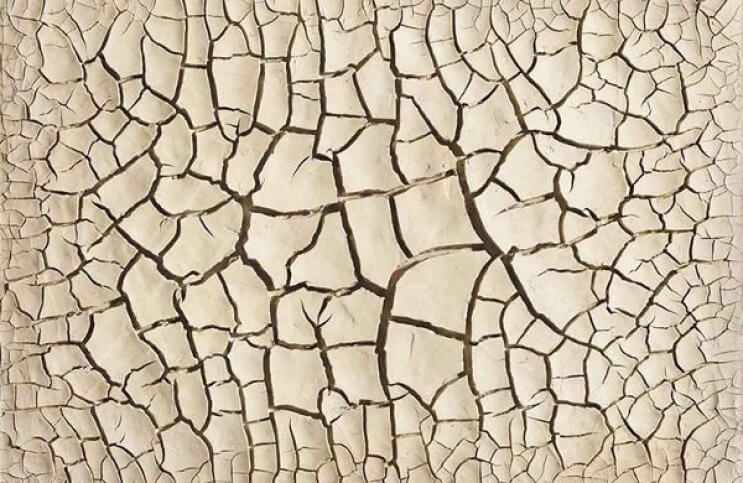
#> input picture texture.jpeg, 743 x 483 px
$ jupyter execute --allow-errors image_pyramids.ipynb   (shell and % lines are left out)   (older library calls are emulated)
#> lines starting #> are read from the running program, lines starting #| are printed output that depends on the picture
### nonmax.py
import numpy as np

def non_max_suppression(img, D):
    M, N = img.shape
    Z = np.zeros((M,N), dtype=np.int32)
    angle = D * 180. / np.pi
    angle[angle < 0] += 180
    for i in range(1,M-1):
        for j in range(1,N-1):
            try:
                q = 255
                r = 255
               # angle 0
                if (0 <= angle[i,j] < 22.5) or (157.5 <= angle[i,j] <= 180):
                    q = img[i, j+1]
                    r = img[i, j-1]
                # angle 45
                elif (22.5 <= angle[i,j] < 67.5):
                    q = img[i+1, j-1]
                    r = img[i-1, j+1]
                # angle 90
                elif (67.5 <= angle[i,j] < 112.5):
                    q = img[i+1, j]
                    r = img[i-1, j]
                # angle 135
                elif (112.5 <= angle[i,j] < 157.5):
                    q = img[i-1, j-1]
                    r = img[i+1, j+1]
                if (img[i,j] >= q) and (img[i,j] >= r):
                    Z[i,j] = img[i,j]
                else:
                    Z[i,j] = 0
            except IndexError as e:
                pass
    return Z

### image_pyramids.ipynb
[cell 1]
####################################
from PIL import Image, ImageFilter
import numpy as np
import cv2
import matplotlib.pyplot as plt
from matplotlib.pyplot import imshow
from tight_subplot import tight_subplot_2x5
from nonmax import non_max_suppression

## 1. Image Pyramids

[cell 2]
img = Image.open("texture.jpeg")
#> img is the input picture: PIL image 743x483 RGB; mean R, G, B 198.8, 185.5, 163.3
imshow(img)

[cell 3]
img_gray = img.convert("L")
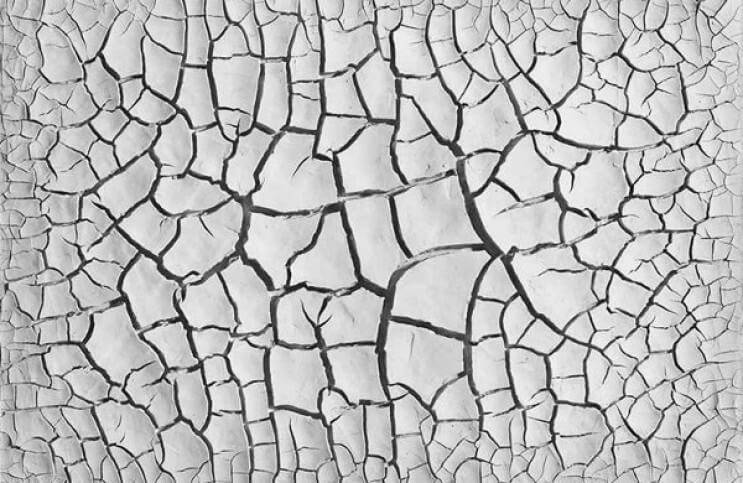
#> img_gray: PIL image 743x483 L; min 2, max 253, mean 187
img_gray.save("texture_gray.jpeg")
imshow(img_gray, cmap="gray")

[cell 4]
def gaussian_pyramid(img_path, levels):
#> called with img_path = './texture_gray.jpeg', levels = 5
    pyramid = []
    img = cv2.imread(img_path, cv2.IMREAD_GRAYSCALE)
    gaussian_kernel = cv2.getGaussianKernel(5, 1)
    gaussian_kernel_2d = np.outer(gaussian_kernel, gaussian_kernel.transpose())
    pyramid.append(img)
    for i in range(levels - 1):
        blurred = cv2.filter2D(img, -1, gaussian_kernel_2d)
        img = cv2.pyrDown(blurred)
        pyramid.append(img)
#> after the loop, pyramid = 1 item
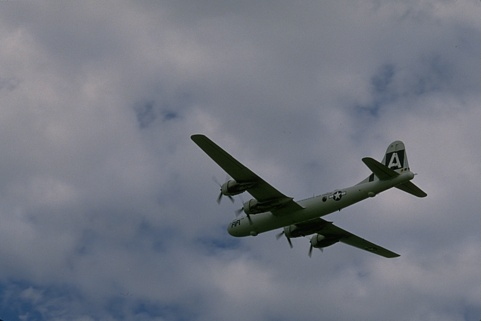
#> input picture plane.jpg, 481 x 321 px
#> further down, img_plane is the input picture: shape (321, 481, 3); mean B, G, R 129.2, 118.4, 113.8

    return pyramid

[cell 5]
def laplacian_pyramid(gaussian_pyramid):
    pyramid = []
    for i in range(len(gaussian_pyramid) - 1):
        gaussian_current = gaussian_pyramid[i]
        gaussian_next = cv2.pyrUp(gaussian_pyramid[i+1], dstsize=gaussian_current.shape[:2][::-1])
        pyramid.append(gaussian_current - gaussian_next)
    return pyramid

#> (a cell that did not finish here is left out)

[cell 7]
def plot_fft_amplitudes(pyramid):
    plt.figure(figsize=(20, 10))
    for i in range(len(pyramid)):
        plt.subplot(2, 5, i+1)
        f = np.fft.fft2(pyramid[i].astype(np.float32))
        fshift = np.fft.fftshift(f)
        magnitude_spectrum = 20*np.log(np.abs(fshift) + 1)
        magnitude_spectrum = cv2.normalize(magnitude_spectrum, None, 0, 255, cv2.NORM_MINMAX, dtype=cv2.CV_8U)
        plt.imshow(magnitude_spectrum, vmin=0, vmax=255, cmap="gray")
    plt.show()

#> (a cell that did not finish here is left out)

## 2. Edge Detection

### 2.1 Gradient-Based Edge Detector

[cell 9]
def gradientMagnitude(img_mat: np.ndarray, gaussian_kernel_2d: np.ndarray, angle_degrees):
#> called with gaussian_kernel_2d = array of shape (1, 1), angle_degrees = 0
    img_mat = img_mat.astype(np.float32)
    angle_radians = np.deg2rad(angle_degrees)

    sobel_filter_x = np.array([[-1, 0, 1], [-2, 0, 2], [-1, 0, 1]])
    sobel_filter_y = -sobel_filter_x.T

    sobel_filter_x = sobel_filter_x * np.cos(angle_radians) - sobel_filter_y * np.sin(angle_radians)
    sobel_filter_y = sobel_filter_x * np.sin(angle_radians) + sobel_filter_y * np.cos(angle_radians)


    gradient_x = np.zeros_like(img_mat)
    gradient_y = np.zeros_like(img_mat)

    for channel in range(3):
        blurred = cv2.filter2D(img_mat[:,:,channel], -1, gaussian_kernel_2d)
        # blurred = np.uint8((blurred / np.max(blurred)) * 255)

        # channel_gradient_x, channel_gradient_y = cv2.spatialGradient(blurred, 3)
        gradient_x[:,:,channel] = cv2.filter2D(blurred, -1, sobel_filter_x)
        gradient_y[:,:,channel] = cv2.filter2D(blurred, -1, sobel_filter_y)
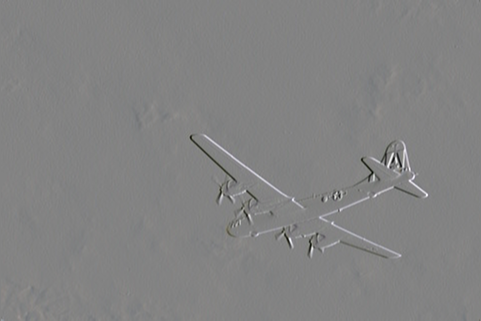
#> gradient_x: shape (321, 481, 3) float32; mean B, G, R 0.1, 0.1, 0.1; drawn with min black and max white
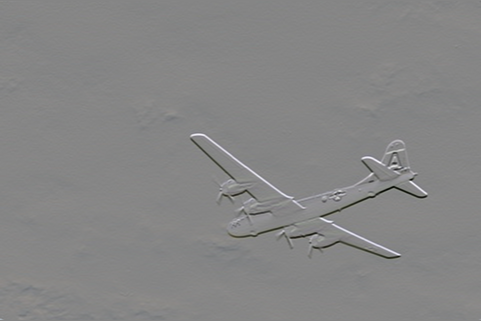
#> gradient_y: shape (321, 481, 3) float32; mean B, G, R 0.4, 0.7, 1; drawn with min black and max white


    largest_gradient_channel = np.argmax(np.sqrt(gradient_x**2 + gradient_y**2), axis=2)
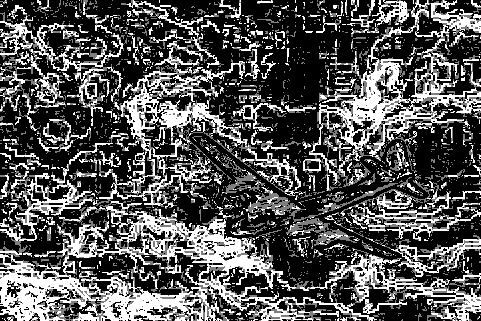
#> largest_gradient_channel: shape (321, 481) int64; min 0, max 2, mean 0.667; drawn with min black and max white
    gradient_theta = np.arctan2(np.take_along_axis(gradient_y, np.expand_dims(largest_gradient_channel, axis=2), axis=2).squeeze(), np.take_along_axis(gradient_x, np.expand_dims(largest_gradient_channel, axis=2), axis=2).squeeze())
    gradient_magnitude = np.sqrt(np.sum(gradient_x**2 + gradient_y**2, axis=2))

    return gradient_magnitude, gradient_theta

[cell 10]
img_plane = cv2.imread("plane.jpg")
# gradientMagnitude(img_plane, 1)

[cell 11]
def edgeGradient(img_mat):
    sigma = 1
    gaussian_kernel = cv2.getGaussianKernel(6*sigma+1, sigma)
    gaussian_kernel_2d = np.outer(gaussian_kernel, gaussian_kernel.transpose())
    grad_mag, grad_theta = gradientMagnitude(img_mat, gaussian_kernel_2d, 0)
#> call 2 of gradientMagnitude, with gaussian_kernel_2d = array of shape (7, 7), angle_degrees = 0
#> in gradientMagnitude (call 2), `largest_gradient_channel = np.argmax(np.sqrt(gradient_x**2 + gradient_..`:
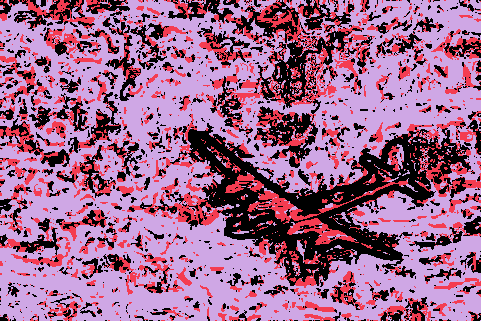
#> largest_gradient_channel: shape (321, 481) int64; 3 distinct labels, from 0 to 2; one colour per label, 0 black
#> in gradientMagnitude (call 2), `gradient_theta = np.arctan2(np.take_along_axis(gradient_y, np.expand_d..`:
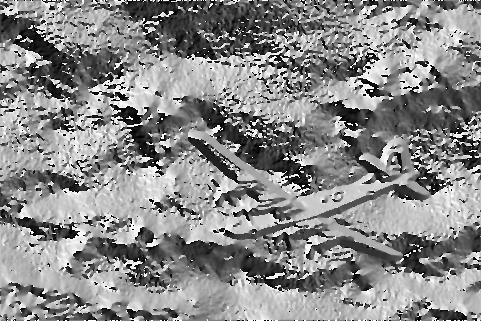
#> gradient_theta: shape (321, 481) float32; min -3.14, max 3.14, mean 0.241; drawn with min black and max white

    return non_max_suppression(grad_mag, grad_theta)
#> after the loop in non_max_suppression, `for i in range(1,M-1):`:
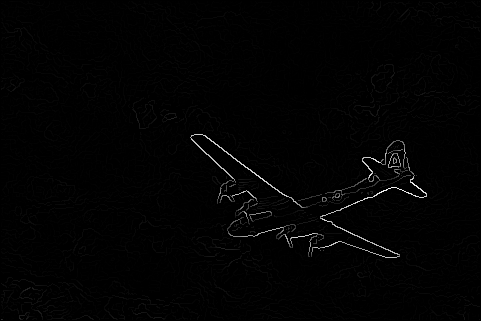
#> Z: shape (321, 481) int32; min 0, max 652, mean 6.9; drawn with min black and max white

[cell 12]
sigma = 0
gaussian_kernel = cv2.getGaussianKernel(6*sigma+1, sigma)
gaussian_kernel_2d = np.outer(gaussian_kernel, gaussian_kernel.transpose())
grad_mag, grad_theta = gradientMagnitude(img_plane, gaussian_kernel_2d, 0)
edges = edgeGradient(img_plane)

plt.figure(figsize=(20, 10))

plt.subplot(1, 3, 1)
plt.imshow(grad_mag, cmap="gray")
plt.title("Gradient Magnitude")

plt.subplot(1, 3, 2)
plt.imshow(edges, cmap="gray")
plt.title("Edges")

plt.subplot(1, 3, 3)
plt.imshow(grad_theta, cmap="gray")
plt.title("Theta")

### 2.2 Oriented Filters

[cell 13]
def orientedFilterMagnitude(img_mat):
    img_mat = img_mat.astype(np.float32)
    orientations = np.linspace(0, 360, 12, endpoint=False)
    sigma_x, sigma_y = 1, 1

    max_filter_response = np.zeros_like(img_mat[:,:,0])
    max_filter_orientation = np.zeros_like(img_mat[:,:,0])

    angle_imgs = []

    for angle in orientations:
        angle_oriented_gaussian_kernel = oriented_gaussian_kernel(6*max(sigma_x, sigma_y)+1, sigma_x, sigma_y, angle)

        oriented_grad_mag, oriented_grad_angle = gradientMagnitude(img_mat, angle_oriented_gaussian_kernel, angle)

        angle_imgs.append(oriented_grad_mag)

        max_filter_response = np.maximum(max_filter_response, oriented_grad_mag)
        max_filter_orientation = np.where(oriented_grad_mag == max_filter_response, oriented_grad_angle, max_filter_orientation)
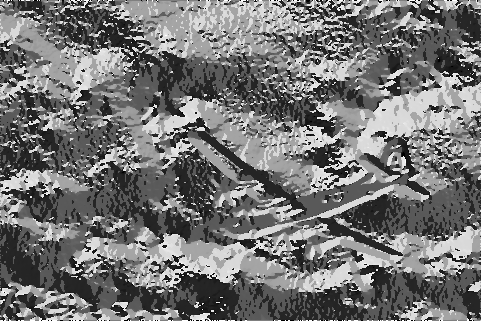
#> max_filter_orientation: shape (321, 481) float32; min -3.14, max 3.14, mean -0.265; drawn with min black and max white
#> after the loop, angle_imgs = 12 items


    return np.max(np.array(angle_imgs), axis=0), max_filter_orientation


def oriented_gaussian_kernel(size, sigma_x, sigma_y, angle):
    x, y = np.mgrid[-size//2:size//2+1, -size//2:size//2+1]

    x_rotated = x * np.cos(np.deg2rad(angle)) + y * np.sin(np.deg2rad(angle))
    y_rotated = -x * np.sin(np.deg2rad(angle)) + y * np.cos(np.deg2rad(angle))

    gaussian_kernel = np.exp(-0.5 * (x_rotated**2 / sigma_x**2 + y_rotated**2 / sigma_y**2))
    return gaussian_kernel / np.sum(gaussian_kernel)

[cell 14]
def edgeOrientedFilters(img_mat):
    grad_mag, grad_theta = orientedFilterMagnitude(img_mat)

    return non_max_suppression(grad_mag, grad_theta)
#> in non_max_suppression (call 2), `angle[angle < 0] += 180`:
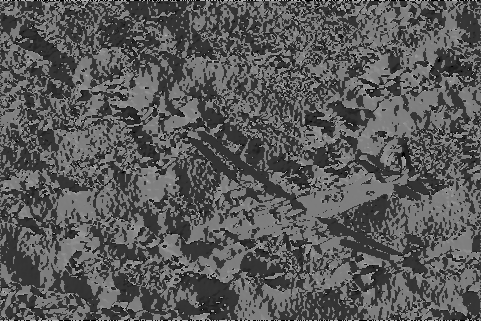
#> angle: shape (321, 481) float32; min 0, max 180, mean 89.5

[cell 15]
oriented_mag, oriented_angle = orientedFilterMagnitude(img_plane)
oriented_edges = edgeOrientedFilters(img_plane)
plt.figure(figsize=(20, 10))

plt.subplot(1, 3, 1)
plt.imshow(oriented_mag, cmap="gray")
plt.title("Oriented Gradient Magnitude")

plt.subplot(1, 3, 2)
plt.imshow(oriented_edges, cmap="gray")
plt.title("Oriented Edges")

plt.subplot(1, 3, 3)
plt.imshow(oriented_angle, cmap="gray")
plt.title("Oriented Angle")
